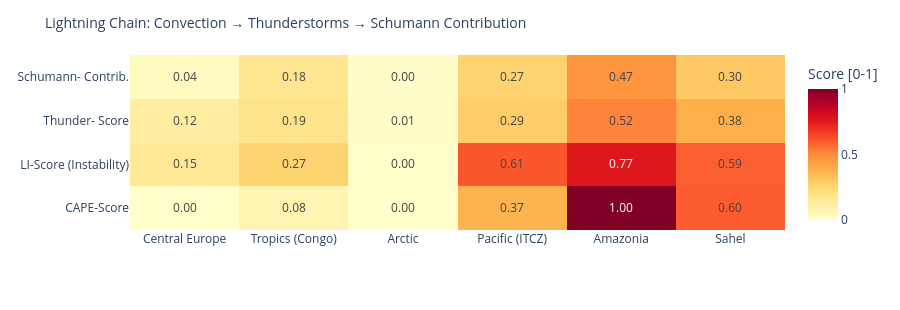

The code cell stored with this chart in its notebook:
### Code cell
# ============================================================
# LIGHTNING CHAIN: Convection → Thunderstorms → Schumann
# Shows the causal chain per measurement point as heatmap
# ============================================================

def cape_score(v):
    """CAPE → normalized score [0,1]"""
    if v is None or pd.isna(v): return 0.0
    return min(1.0, float(v) / 3000)

def li_score(v):
    """Lifted Index: negative = unstable → score [0,1]"""
    if v is None or pd.isna(v): return 0.3
    return min(1.0, max(0.0, (-float(v) + 6) / 12))

def cloud_score(v):
    if v is None or pd.isna(v): return 0.3
    return float(v) / 100

def thunder_score(row):
    """Kombinierter Gewitterwahrscheinlichkeits-Score
    CAPE + LI + Bedeckung + WMO-Gewitter + konvektiver Niederschlag (showers)
    Hinweis: X-Ray und Kp sind kein Bestandteil – nur geomagn./solarer Kontext.
    """
    cs = cape_score(row.get('cape'))
    ls = li_score(row.get('li'))
    cl = cloud_score(row.get('cloud'))
    t  = 1.0 if row.get('thunderstorm') else 0.0
    # Convective precipitation (showers) as additional indicator
    sh = min(1.0, (row.get('showers') or 0) / 5.0)
    return round(cs * 0.30 + ls * 0.25 + cl * 0.15 + t * 0.20 + sh * 0.10, 3)

def schumann_contribution(t_score, lat):
    """Schumann contribution: higher in tropics (±30°), scaled by thunderstorm score"""
    lat_weight = max(0.3, 1.0 - abs(lat) / 60)
    return round(t_score * lat_weight, 3)

df_atm['cape_score']   = df_atm.apply(lambda r: cape_score(r['cape']), axis=1)
df_atm['li_score']     = df_atm.apply(lambda r: li_score(r['li']),    axis=1)
df_atm['thunder_score']= df_atm.apply(lambda r: thunder_score(r.to_dict()), axis=1)
df_atm['schumann_contribution'] = df_atm.apply(
    lambda r: schumann_contribution(r['thunder_score'], r['lat']), axis=1)

metrics = ['cape_score', 'li_score', 'thunder_score', 'schumann_contribution']
labels  = ['CAPE-Score', 'LI-Score\n(Instability)', 'Thunder-\nScore', 'Schumann-\nContrib.']
z_data  = [df_atm[m].tolist() for m in metrics]

fig = go.Figure(go.Heatmap(
    z=z_data,
    x=df_atm['point'].tolist(),
    y=labels,
    colorscale='YlOrRd',
    zmin=0, zmax=1,
    text=[[f'{v:.2f}' for v in row] for row in z_data],
    texttemplate='%{text}', textfont=dict(size=12),
    colorbar=dict(title='Score [0-1]')
))
fig.update_layout(
    title=dict(text='Lightning Chain: Convection → Thunderstorms → Schumann Contribution', font=dict(size=14)),
    height=310,
    plot_bgcolor='rgba(0,0,0,0)', paper_bgcolor='rgba(0,0,0,0)',
    margin=dict(l=130, r=80, t=55, b=80)
)
fig.show()

### Figure 1 — Plotly figure (JSON) as saved in the notebook; plotly's stock layout.template omitted (floating-point values rounded to 4 significant figures)
{"data": [{"colorbar": {"title": {"text": "Score [0-1]"}}, "colorscale": [[0.0, "rgb(255,255,204)"], [0.125, "rgb(255,237,160)"], [0.25, "rgb(254,217,118)"], [0.375, "rgb(254,178,76)"], [0.5, "rgb(253,141,60)"], [0.625, "rgb(252,78,42)"], [0.75, "rgb(227,26,28)"], [0.875, "rgb(189,0,38)"], [1.0, "rgb(128,0,38)"]], "text": [["0.00", "0.08", "0.00", "0.37", "1.00", "0.60"], ["0.15", "0.27", "0.00", "0.61", "0.77", "0.59"], ["0.12", "0.19", "0.01", "0.29", "0.52", "0.38"], ["0.04", "0.18", "0.00", "0.27", "0.47", "0.30"]], "textfont": {"size": 12}, "texttemplate": "%{text}", "type": "heatmap", "x": ["Central Europe", "Tropics (Congo)", "Arctic", "Pacific (ITCZ)", "Amazonia", "Sahel"], "y": ["CAPE-Score", "LI-Score\n(Instability)", "Thunder-\nScore", "Schumann-\nContrib."], "z": [[0.0, 0.07667, 0.0, 0.37, 1.0, 0.5967], [0.15, 0.2667, 0.0, 0.6083, 0.7667, 0.5917], [0.118, 0.19, 0.013, 0.293, 0.517, 0.384], [0.035, 0.177, 0.004, 0.269, 0.474, 0.301]], "zmax": 1, "zmin": 0}], "layout": {"height": 310, "margin": {"b": 80, "l": 130, "r": 80, "t": 55}, "paper_bgcolor": "rgba(0,0,0,0)", "plot_bgcolor": "rgba(0,0,0,0)", "title": {"font": {"size": 14}, "text": "Lightning Chain: Convection → Thunderstorms → Schumann Contribution"}}}
